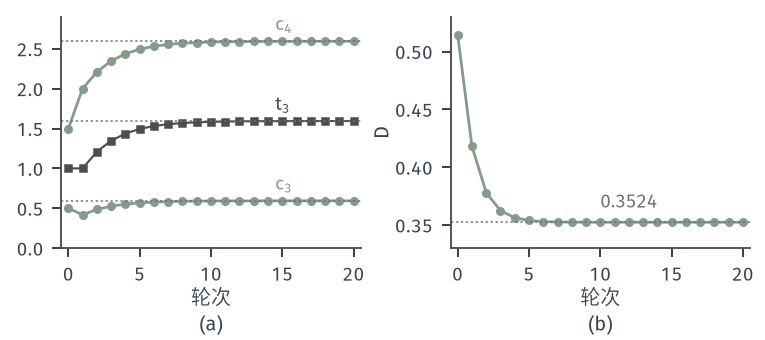

Source code (Python):
from pathlib import Path
import sys
HERE = Path(__file__).resolve().parent
sys.path.insert(0, str(HERE.parent/'quant-common'))
from quant_fig import *
# Lloyd-Max for Laplace(0,1), N = 4, start c = (-1.5,-0.5,0.5,1.5).
# (a) positive threshold t (gray) and positive points (green) per round; dotted lines = fixed point.
# (b) distortion D per round, round 0 = starting quantizer; dotted line = fixed-point value 0.3524.
R = 20
hist = lloyd([-1.5, -.5, .5, 1.5], R)
star = lloyd([-1.5, -.5, .5, 1.5], 400)[-1]
r = np.arange(0, R+1)
tt = [1.0] + [h[0][2] for h in hist]
ci = [.5] + [h[1][2] for h in hist]; co = [1.5] + [h[1][3] for h in hist]
D = [mse([-1, 0, 1], [-1.5, -.5, .5, 1.5])] + [h[2] for h in hist]
fig, (a, b) = figure(width_mm=108, height_mm=48, ncols=2)
panel(fig, left=.08, right=.98, bottom=.27, top=.95, wspace=.3)
a.plot(r, co, 'o-', color=GREEN, lw=1.1, ms=2.6); a.plot(r, ci, 'o-', color=GREEN, lw=1.1, ms=2.6)
a.plot(r, tt, 's-', color=STROKE, lw=.85, ms=2.4)
for v in (star[0][2], star[1][2], star[1][3]): a.axhline(v, color=MUTED, lw=.6, ls=DOT)
lab(a, 14.5, star[1][3]+.13, '$c_4$', GREEN); lab(a, 14.5, star[0][2]+.13, '$t_3$', STROKE); lab(a, 14.5, star[1][2]+.13, '$c_3$', GREEN)
a.set_xlim(-.5, R+.5); a.set_ylim(0, 2.9); a.set_xlabel('轮次', labelpad=1)
b.plot(r, D, 'o-', color=GREEN, lw=1.1, ms=2.6)
b.axhline(star[2], color=MUTED, lw=.6, ls=DOT)
lab(b, 10, star[2]+.012, '$0.3524$', MUTED)
b.set_xlim(-.5, R+.5); b.set_ylim(.33, .53); b.set_xlabel('轮次', labelpad=1); b.set_ylabel('$D$', labelpad=1)
tags(fig, (a, b))
save(fig, HERE, 'figure', {'rounds': [[float(x) for x in (tt[i], ci[i], co[i], D[i])] for i in range(9)],
     'fixed': [float(star[0][2]), float(star[1][2]), float(star[1][3]), float(star[2])]})
